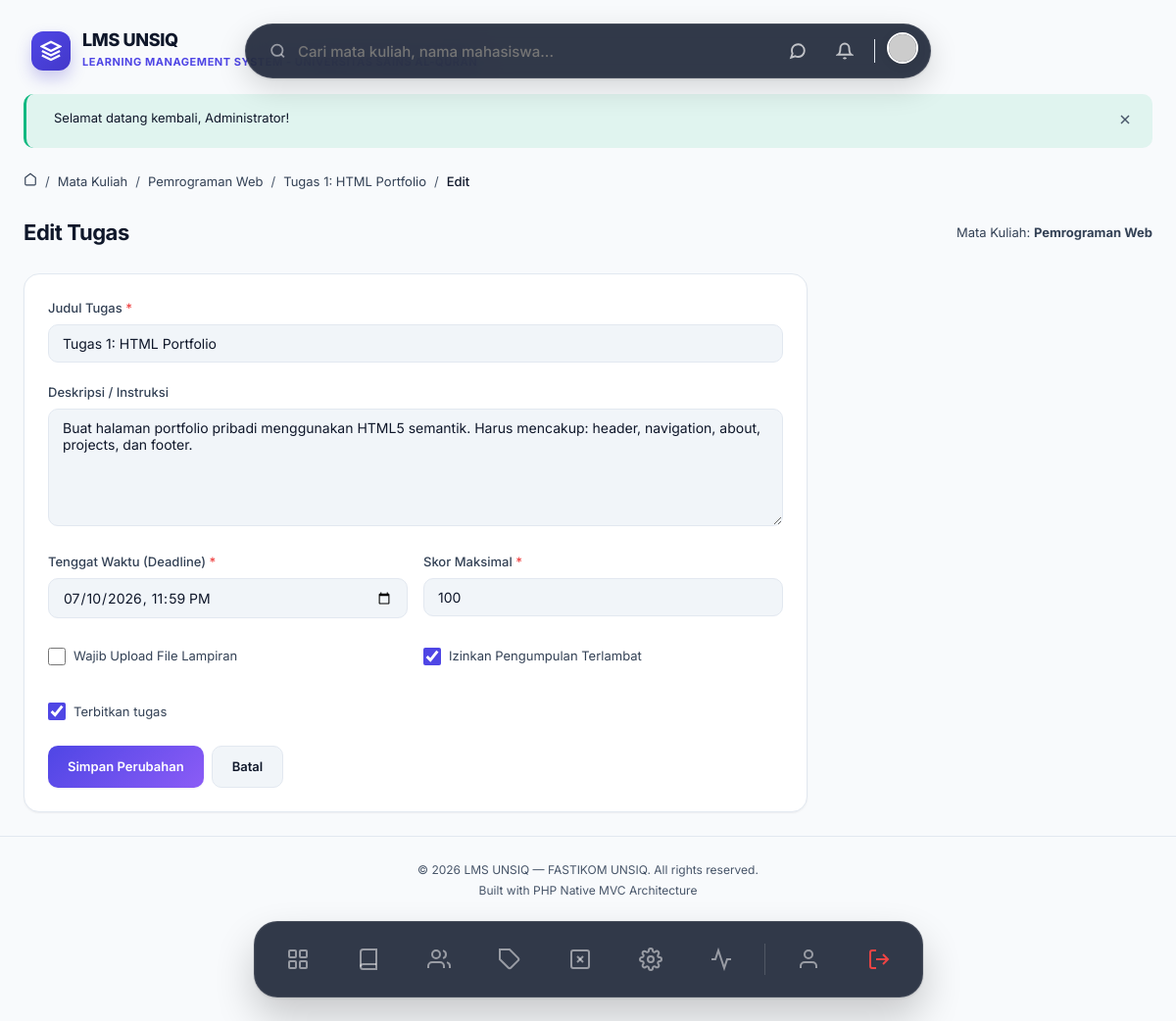
Screenshot of /assignments/1/edit (signed in) with the database file from the repository.
### tables this page shows
CREATE TABLE IF NOT EXISTS settings (
    id INT AUTO_INCREMENT PRIMARY KEY,
    key_name VARCHAR(100) NOT NULL UNIQUE,
    value TEXT NULL,
    group_name VARCHAR(50) NOT NULL DEFAULT 'general',
    description VARCHAR(255) NULL,
    INDEX idx_settings_group (group_name)
);

CREATE TABLE IF NOT EXISTS assignments (
    id INT AUTO_INCREMENT PRIMARY KEY,
    course_id INT NOT NULL,
    title VARCHAR(200) NOT NULL,
    description TEXT NULL,
    max_score INT NOT NULL DEFAULT 100,
    deadline DATETIME NOT NULL,
    allow_late TINYINT(1) NOT NULL DEFAULT 0,
    late_penalty INT DEFAULT 0 COMMENT 'Pengurangan persen untuk keterlambatan',
    file_required TINYINT(1) NOT NULL DEFAULT 0,
    is_published TINYINT(1) NOT NULL DEFAULT 0,
    created_at TIMESTAMP DEFAULT CURRENT_TIMESTAMP,
    updated_at TIMESTAMP DEFAULT CURRENT_TIMESTAMP ON UPDATE CURRENT_TIMESTAMP,
    FOREIGN KEY (course_id) REFERENCES courses(id) ON DELETE CASCADE,
    INDEX idx_assignments_course (course_id),
    INDEX idx_assignments_deadline (deadline)
);

CREATE TABLE IF NOT EXISTS courses (
    id INT AUTO_INCREMENT PRIMARY KEY,
    dosen_id INT NOT NULL,
    category_id INT NULL,
    code VARCHAR(20) NOT NULL UNIQUE COMMENT 'Kode mata kuliah',
    name VARCHAR(200) NOT NULL,
    description TEXT NULL,
    thumbnail VARCHAR(255) NULL,
    sks INT NOT NULL DEFAULT 2,
    semester VARCHAR(20) NULL COMMENT 'Ganjil/Genap',
    academic_year VARCHAR(20) NULL COMMENT '2025/2026',
    status ENUM('draft', 'published', 'archived') NOT NULL DEFAULT 'draft',
    max_students INT NULL DEFAULT 40,
    created_at TIMESTAMP DEFAULT CURRENT_TIMESTAMP,
    updated_at TIMESTAMP DEFAULT CURRENT_TIMESTAMP ON UPDATE CURRENT_TIMESTAMP,
    FOREIGN KEY (dosen_id) REFERENCES users(id) ON DELETE CASCADE,
    FOREIGN KEY (category_id) REFERENCES categories(id) ON DELETE SET NULL,
    INDEX idx_courses_status (status),
    INDEX idx_courses_dosen (dosen_id),
    INDEX idx_courses_code (code)
);

### app/Views/assignments/edit.php (the view, shortened to what the rows shown need)
<div class="animate-fade-in">
    <div class="page-header">
        <h1>Edit Tugas</h1>
        <p class="text-muted">Mata Kuliah: <strong><?= e($assignment['course_name']) ?></strong></p>
    </div>
    <div class="card" style="max-width:800px;">
        <div class="card-body">
            <form method="POST" action="<?= url('/assignments/' . $assignment['id'] . '/update') ?>">
                <div class="form-group">
                    <label class="form-label">Judul Tugas <span class="required">*</span></label>
                    <input type="text" name="title" class="form-control" value="<?= e($assignment['title']) ?>" required>
                </div>
                <div class="form-group">
                    <label class="form-label">Deskripsi / Instruksi</label>
                    <textarea name="description" class="form-control" rows="5"><?= e($assignment['description']) ?></textarea>
                </div>
                <div class="form-row">
                    <div class="form-group">
                        <label class="form-label">Tenggat Waktu (Deadline) <span class="required">*</span></label>
                        <input type="datetime-local" name="deadline" class="form-control" value="<?= date('Y-m-d\TH:i', strtotime($assignment['deadline'])) ?>" required>
                    </div>
                    <div class="form-group">
                        <label class="form-label">Skor Maksimal <span class="required">*</span></label>
                        <input type="number" name="max_score" class="form-control" value="<?= e($assignment['max_score']) ?>" min="1" max="100" required>
                    </div>
                </div>
                <div class="form-row mt-2">
                    <div class="form-group">
                        <label class="form-check">
                            <input type="checkbox" name="file_required" value="1" <?= $assignment['file_required'] ? 'checked' : '' ?>>
                            Wajib Upload File Lampiran
                        </label>
                    </div>
                    <div class="form-group">
                        <label class="form-check">
                            <input type="checkbox" name="allow_late" value="1" <?= $assignment['allow_late'] ? 'checked' : '' ?>>
                            Izinkan Pengumpulan Terlambat
                        </label>
                    </div>
                </div>
                <div class="form-group mt-3">
                    <label class="form-check">
                        <input type="checkbox" name="is_published" value="1" <?= $assignment['is_published'] ? 'checked' : '' ?>>
                        Terbitkan tugas
                    </label>
                </div>
                <div class="btn-group mt-4">
                    <button type="submit" class="btn btn-primary">Simpan Perubahan</button>
                    <a href="<?= url('/assignments/' . $assignment['id']) ?>" class="btn btn-secondary">Batal</a>
                </div>
            </form>
        </div>
    </div>
</div>

### app/Core/Router.php (shortened to what the rows shown need)
<?php
class Router
{
    private array $routes = [
        'GET'    => [],
        'POST'   => [],
        'PUT'    => [],
        'DELETE' => [],
    ];
    private function addRoute(string $method, string $uri, array $action, array $middleware = []): self
    {
        $this->routes[$method][] = [
            'uri'        => $uri,
            'controller' => $action[0],
            'method'     => $action[1],
            'middleware'  => $middleware,
        ];
        return $this;
    }
    public function dispatch(string $requestMethod, string $requestUri): void
    {
        $routes = $this->routes[$requestMethod] ?? [];
        foreach ($routes as $route) {
            $params = $this->matchRoute($route['uri'], $requestUri);
            if ($params !== false) {
                $methodName      = $route['method'];
                $controller = new $controllerClass();
                call_user_func_array([$controller, $methodName], $params);
                return;
            }
        }
        throw new Exceptions\NotFoundException("Route [{$requestMethod} {$requestUri}] not found.");
    }
    private function matchRoute(string $routeUri, string $requestUri): array|false
    {
        $pattern = preg_replace('/\{([a-zA-Z_]+)\}/', '([a-zA-Z0-9_-]+)', $routeUri);
        $pattern = '#^' . $pattern . '$#';
        if (preg_match($pattern, $requestUri, $matches)) {
            array_shift($matches);
            return $matches;
        }
        return false;
    }
}

### app/Views/partials/navbar.php (shortened to what the rows shown need)
<?php
$user = $currentUser ?? \App\Core\Session::user();
$notifCount = 0;
try {
    $notifModel = new \App\Models\Notification();
    $notifCount = $notifModel->countUnread($user['id'] ?? 0);
} catch (\Throwable $e) {}
?>
<div style="display: flex; justify-content: center; position: sticky; top: 24px; z-index: 999; margin-bottom: 24px; pointer-events: none; width: 100%;">
<?php
    $settingModel = new \App\Models\Setting();
    $siteName = $settingModel->getValue('site_name', 'LMS UNSIQ');
    $siteDesc = $settingModel->getValue('site_description', 'Portal Akademik');
    $siteLogo = $settingModel->getValue('site_logo');
?>
    <a href="<?= url('/dashboard') ?>" style="position: absolute; left: 32px; top: 50%; transform: translateY(-50%); pointer-events: auto; display: flex; align-items: center; gap: 12px; text-decoration: none; transition: transform 0.2s;" onmouseover="this.style.transform='translateY(-50%) scale(1.02)'" onmouseout="this.style.transform='translateY(-50%) scale(1)'">
        <?php if (!empty($siteLogo)): ?>
            <img src="<?= e(str_starts_with($siteLogo, 'http') ? $siteLogo : upload_url($siteLogo)) ?>" alt="Logo" style="width: 40px; height: 40px; border-radius: 8px; object-fit: contain;">
        <?php else: ?>
            <div style="width: 40px; height: 40px; background: linear-gradient(135deg, #4f46e5, #4338ca); border-radius: 12px; display: flex; justify-content: center; align-items: center; box-shadow: 0 8px 16px rgba(67,56,202,0.25);">
                <svg width="22" height="22" viewBox="0 0 24 24" fill="none" stroke="white" stroke-width="2.5"><path d="M12 2L2 7l10 5 10-5-10-5z"/><path d="M2 17l10 5 10-5"/><path d="M2 12l10 5 10-5"/></svg>
            </div>
        <?php endif; ?>
        <div>
            <h1 style="font-size: 18px; font-weight: 800; color: var(--text-primary); letter-spacing: -0.02em; margin: 0; line-height: 1.1;"><?= e($siteName) ?></h1>
            <span style="font-size: 11px; font-weight: 700; color: var(--accent-primary); letter-spacing: 0.05em; text-transform: uppercase;"><?= e($siteDesc) ?></span>
        </div>
    </a>
    <div style="pointer-events: auto; display: flex; justify-content: space-between; align-items: center; background: rgba(15, 23, 42, 0.85); backdrop-filter: blur(16px); padding: 8px 12px 8px 24px; border-radius: 999px; box-shadow: 0 10px 30px rgba(0,0,0,0.15), 0 1px 3px rgba(0,0,0,0.1); border: 1px solid rgba(255,255,255,0.1); width: 100%; max-width: 700px; transition: all 0.3s cubic-bezier(0.34, 1.56, 0.64, 1);">
        <form action="<?= url('/search') ?>" method="GET" style="display: flex; align-items: center; gap: 12px; flex: 1; margin:0;">
            <svg width="18" height="18" viewBox="0 0 24 24" fill="none" stroke="currentColor" stroke-width="2.5" style="color: rgba(255,255,255,0.5);"><circle cx="11" cy="11" r="8"/><line x1="21" y1="21" x2="16.65" y2="16.65"/></svg>
            <input type="text" name="q" placeholder="Cari mata kuliah, nama mahasiswa..." style="border: none; background: transparent; width: 100%; font-size: 15px; font-weight: 500; outline: none; color: white; font-family: inherit;" autocomplete="off">
        </form>
        <div style="display: flex; align-items: center; gap: 12px;">
            <a href="<?= url('/messages') ?>" style="position:relative; text-decoration: none; width: 36px; height: 36px; display: flex; align-items: center; justify-content: center; border-radius: 50%; color: rgba(255,255,255,0.7); transition: background 0.2s;" onmouseover="this.style.background='rgba(255,255,255,0.1)'" onmouseout="this.style.background='transparent'">
                <svg width="18" height="18" viewBox="0 0 24 24" fill="none" stroke="currentColor" stroke-width="2.5"><path d="M21 11.5a8.38 8.38 0 0 1-.9 3.8 8.5 8.5 0 0 1-7.6 4.7 8.38 8.38 0 0 1-3.8-.9L3 21l1.9-5.7a8.38 8.38 0 0 1-.9-3.8 8.5 8.5 0 0 1 4.7-7.6 8.38 8.38 0 0 1 3.8-.9h.5a8.48 8.48 0 0 1 8 8v.5z"/></svg>
            </a>
            <?php if ($notifCount > 0): ?>
            <a href="<?= url('/notifications') ?>" style="text-decoration: none; background: var(--bg-primary); padding: 6px 12px; border-radius: 99px; font-size: 13px; font-weight: 700; color: var(--accent-primary); border: 1px solid var(--border-color); display: flex; align-items: center; gap: 6px; box-shadow: 0 2px 4px rgba(0,0,0,0.02); transition: transform 0.2s;" onmouseover="this.style.transform='scale(1.05)'" onmouseout="this.style.transform='scale(1)'">
                <div style="width: 6px; height: 6px; background: var(--accent-success); border-radius: 50%;"></div>
                <?= $notifCount ?> Info
            </a>
            <?php else: ?>
            <a href="<?= url('/notifications') ?>" style="text-decoration: none; width: 36px; height: 36px; display: flex; align-items: center; justify-content: center; border-radius: 50%; color: rgba(255,255,255,0.7); transition: background 0.2s;" onmouseover="this.style.background='rgba(255,255,255,0.1)'" onmouseout="this.style.background='transparent'">
                <svg width="18" height="18" viewBox="0 0 24 24" fill="none" stroke="currentColor" stroke-width="2.5"><path d="M18 8A6 6 0 006 8c0 7-3 9-3 9h18s-3-2-3-9"/><path d="M13.73 21a2 2 0 01-3.46 0"/></svg>
            </a>
            <?php endif; ?>
            <a href="<?= url('/profile') ?>">
                <img src="<?= !empty($user['avatar']) ? upload_url($user['avatar']) : 'https://ui-avatars.com/api/?name='.urlencode($user['name'] ?? 'U').'&background=6366f1&color=fff' ?>" alt="Avatar" style="width: 32px; height: 32px; border-radius: 50%; box-shadow: 0 2px 8px rgba(0,0,0,0.1); border: 2px solid white; transition: transform 0.2s;" onmouseover="this.style.transform='scale(1.1)'" onmouseout="this.style.transform='scale(1)'">
            </a>
        </div>
    </div>
</div>

### rows the page displays
settings: value "LMS UNSIQ"
settings: value "LEARNING MANAGEMENT SYSTEM - UNIVERSITAS SAINS AL-QURAN"
assignments: course.name "Pemrograman Web", title "Tugas 1: HTML Portfolio", description "Buat halaman portfolio pribadi menggunakan HTML5 semantik. Harus mencakup: header, navigation, about, projects, dan footer.", deadline "07/10/2026 23:59", max_score "100", allow_late "☑", is_published "☑"

### other values shown
$message "Selamat datang kembali, Administrator!"
$crumb['label'] "Mata Kuliah"
$crumb['label'] "Pemrograman Web"
$crumb['label'] "Tugas 1: HTML Portfolio"
$crumb['label'] "Edit"
